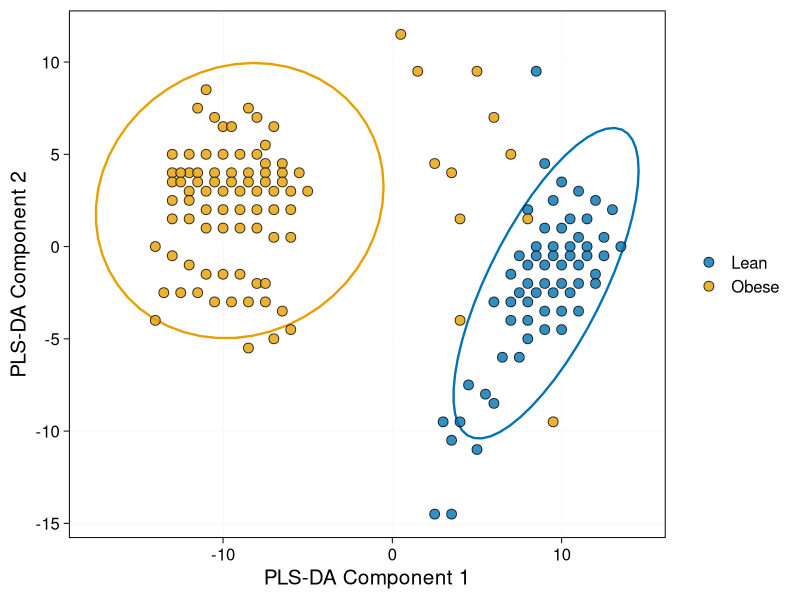
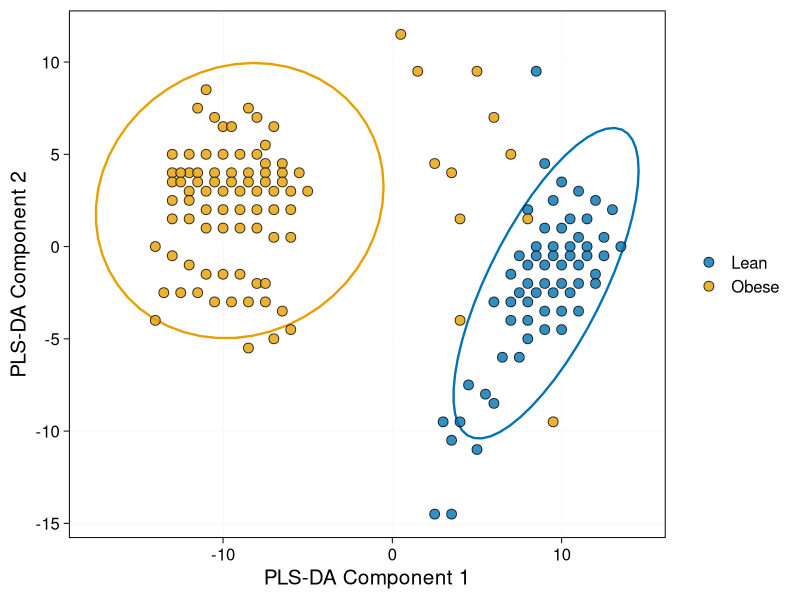

The R script that drew these images, in order:
library(ggplot2)
library(here)
setwd(here::here("figures/FigS6b"))

df = read.csv("data.csv", stringsAsFactors = FALSE)
df$group = factor(df$group, levels = c("Lean", "Obese"))

group_colors = c("Lean" = "#0072B2", "Obese" = "#E69F00")

p = ggplot(df, aes(x = xvar1, y = xvar2)) +
  stat_ellipse(aes(color = group), level = 0.95, linewidth = 0.8, show.legend = FALSE) +
  geom_point(aes(fill = group), shape = 21, size = 3, alpha = 0.8, color = "black") +
  scale_fill_manual(values = group_colors, name = NULL) +
  scale_color_manual(values = group_colors, guide = "none") +
  labs(
    x = "PLS-DA Component 1",
    y = "PLS-DA Component 2"
  ) +
  theme_linedraw(base_size = 15) +
  theme(
    panel.grid.major = element_line(colour = "grey90"),
    panel.grid.minor = element_blank(),
    legend.position = "right"
  )

ggsave("figs6b.png", p, width = 5.5, height = 4, dpi = 800, bg = "white")
ggsave("SupplementaryFigure6.pdf", p, width = 5.5, height = 4, dpi = 800, bg = "white")
